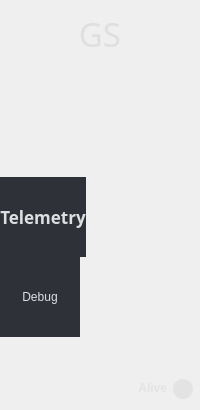
     <widget class="QFrame" name="navigationBar">
      <property name="sizePolicy">
       <sizepolicy hsizetype="Fixed" vsizetype="Preferred">
        <horstretch>0</horstretch>
        <verstretch>0</verstretch>
       </sizepolicy>
      </property>
      <property name="styleSheet">
       <string notr="true">QWidget#navigationBar{
	background-color: rgb(46, 49, 55);
}</string>
      </property>
      <property name="frameShape">
       <enum>QFrame::NoFrame</enum>
      </property>
      <property name="frameShadow">
       <enum>QFrame::Plain</enum>
      </property>
      <layout class="QVBoxLayout" name="verticalLayout">
       <property name="spacing">
        <number>0</number>
       </property>
       <property name="leftMargin">
        <number>0</number>
       </property>
       <property name="rightMargin">
        <number>0</number>
       </property>
       <item>
        <widget class="QLabel" name="labelName">
         <property name="font">
          <font>
           <family>Ethnocentric</family>
           <pointsize>25</pointsize>
           <italic>false</italic>
           <bold>false</bold>
          </font>
         </property>
         <property name="styleSheet">
          <string notr="true">font: 25pt &quot;Ethnocentric&quot;;
color: rgb(222, 223, 225);
background: transparent;
</string>
         </property>
         <property name="text">
          <string>GS</string>
         </property>
         <property name="alignment">
          <set>Qt::AlignCenter</set>
         </property>
        </widget>
       </item>
       <item>
        <spacer name="verticalSpacer_3">
         <property name="orientation">
          <enum>Qt::Vertical</enum>
         </property>
         <property name="sizeType">
          <enum>QSizePolicy::Minimum</enum>
         </property>
         <property name="sizeHint" stdset="0">
          <size>
           <width>20</width>
           <height>120</height>
          </size>
         </property>
        </spacer>
       </item>
       <item>
        <widget class="QPushButton" name="telemetryTabButton">
         <property name="sizePolicy">
          <sizepolicy hsizetype="Fixed" vsizetype="Fixed">
           <horstretch>0</horstretch>
           <verstretch>0</verstretch>
          </sizepolicy>
         </property>
         <property name="minimumSize">
          <size>
           <width>80</width>
           <height>80</height>
          </size>
         </property>
         <property name="font">
          <font>
           <family>Siemens Sans</family>
           <pointsize>13</pointsize>
           <italic>false</italic>
           <bold>true</bold>
          </font>
         </property>
         <property name="styleSheet">
          <string notr="true">font: 700 13pt &quot;Siemens Sans&quot;;
background-color: rgb(46, 49, 55);
color: rgb(222, 223, 225);
border: 0px;</string>
         </property>
         <property name="text">
          <string>Telemetry</string>
         </property>
         <property name="autoDefault">
          <bool>false</bool>
         </property>
         <property name="default">
          <bool>false</bool>
         </property>
         <property name="flat">
          <bool>false</bool>
         </property>
        </widget>
       </item>
       <item>
        <widget class="QPushButton" name="debugTabButton">
         <property name="sizePolicy">
          <sizepolicy hsizetype="Fixed" vsizetype="Fixed">
           <horstretch>0</horstretch>
           <verstretch>0</verstretch>
          </sizepolicy>
         </property>
         <property name="minimumSize">
          <size>
           <width>80</width>
           <height>80</height>
          </size>
         </property>
         <property name="styleSheet">
          <string notr="true">font: 700 13pt &quot;Siemens Sans&quot;;
background-color: rgb(46, 49, 55);
color: rgb(222, 223, 225);
border: 0px;</string>
         </property>
         <property name="text">
          <string>Debug</string>
         </property>
         <property name="flat">
          <bool>true</bool>
         </property>
        </widget>
       </item>
       <item>
        <spacer name="verticalSpacer_2">
         <property name="orientation">
          <enum>Qt::Vertical</enum>
         </property>
         <property name="sizeHint" stdset="0">
          <size>
           <width>20</width>
           <height>40</height>
          </size>
         </property>
        </spacer>
       </item>
       <item>
        <widget class="QRadioButton" name="heartbeatLight">
         <property name="sizePolicy">
          <sizepolicy hsizetype="Fixed" vsizetype="Minimum">
           <horstretch>0</horstretch>
           <verstretch>0</verstretch>
          </sizepolicy>
         </property>
         <property name="layoutDirection">
          <enum>Qt::RightToLeft</enum>
         </property>
         <property name="styleSheet">
          <string notr="true">QRadioButton::indicator {
	width: 20px;
	height: 20px;
	margin-right: 7px; margin-top: 2px;
	border-radius: 10px;
}
QRadioButton::indicator:checked { background-color: rgb(255, 0, 255); border-radius: 10px;}
QRadioButton::indicator:unchecked { background-color: rgb(227, 227, 227);  border-radius: 10px;}
QRadioButton{
	background: transparent;
	font: 700 12pt &quot;Siemens Sans&quot;;
	font-weight: bold;
	color: rgb(227, 227, 229);
	background: transparent;
}</string>
         </property>
         <property name="text">
          <string>Alive</string>
         </property>
         <property name="checkable">
          <bool>true</bool>
         </property>
        </widget>
       </item>
      </layout>
     </widget>
